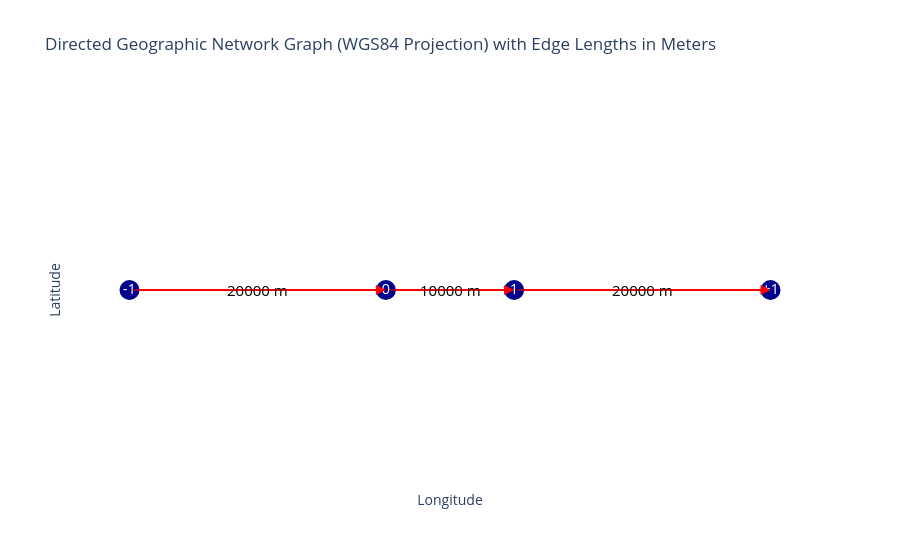

The notebook cell this image was saved under:
### Markdown cell above
#### 1. Create graph
We create a directional graph with a layout similar to that of notebooks 0201, 0202, and 0203. However, we add two additional edges prior to nodes 0 and 1 to show that a lock can also be implemented in a larger graph. These edges are 20km long.

### Code cell
# create a graph
graph = Graph()

graph.add_node(name = '-1', geometry = Point(-25000,0), epsg = 4087)
graph.add_node(name = '0', geometry = Point(-5000,0), epsg = 4087)
graph.add_node(name = '1', geometry = Point(5000,0), epsg = 4087)
graph.add_node(name = '+1', geometry = Point(25000,0), epsg = 4087)

graph.add_edge(('-1','0'))
graph.add_edge(('0','1'))
graph.add_edge(('1','+1'))

graph.plot()

### Figure 1 — Plotly figure (JSON) as saved in the notebook; plotly's stock layout.template omitted (floating-point values rounded to 4 significant figures)
{"data": [{"hoverinfo": "none", "line": {"color": "red", "width": 2}, "mode": "lines", "type": "scatter", "x": [-0.2246, -0.04492], "y": [0, 0]}, {"hoverinfo": "none", "line": {"color": "red", "width": 2}, "mode": "lines", "type": "scatter", "x": [-0.04492, 0.04492], "y": [0, 0]}, {"hoverinfo": "none", "line": {"color": "red", "width": 2}, "mode": "lines", "type": "scatter", "x": [0.04492, 0.2246], "y": [0, 0]}, {"hoverinfo": "text", "marker": {"color": "darkblue", "size": 20}, "mode": "markers+text", "text": ["-1", "0", "1", "+1"], "textfont": {"color": "white", "size": 15}, "textposition": "middle center", "type": "scatter", "x": [-0.2246, -0.04492, 0.04492, 0.2246], "y": [0, 0, 0, 0]}], "layout": {"annotations": [{"arrowcolor": "red", "arrowhead": 2, "arrowsize": 2, "arrowwidth": 1, "ax": -0.2246, "axref": "x", "ay": 0, "ayref": "y", "showarrow": true, "x": -0.04492, "xref": "x", "y": 0, "yref": "y"}, {"arrowcolor": "red", "arrowhead": 2, "arrowsize": 2, "arrowwidth": 1, "ax": -0.04492, "axref": "x", "ay": 0, "ayref": "y", "showarrow": true, "x": 0.04492, "xref": "x", "y": 0, "yref": "y"}, {"arrowcolor": "red", "arrowhead": 2, "arrowsize": 2, "arrowwidth": 1, "ax": 0.04492, "axref": "x", "ay": 0, "ayref": "y", "showarrow": true, "x": 0.2246, "xref": "x", "y": 0, "yref": "y"}, {"font": {"color": "black", "size": 15}, "showarrow": false, "text": "20000 m", "x": -0.1347, "y": 0}, {"font": {"color": "black", "size": 15}, "showarrow": false, "text": "10000 m", "x": 0, "y": 0}, {"font": {"color": "black", "size": 15}, "showarrow": false, "text": "20000 m", "x": 0.1347, "y": 0}], "plot_bgcolor": "white", "showlegend": false, "title": {"text": "Directed Geographic Network Graph (WGS84 Projection) with Edge Lengths in Meters"}, "xaxis": {"showgrid": false, "showticklabels": false, "title": {"text": "Longitude"}, "zeroline": false}, "yaxis": {"showgrid": false, "showticklabels": false, "title": {"text": "Latitude"}, "zeroline": false}}}
